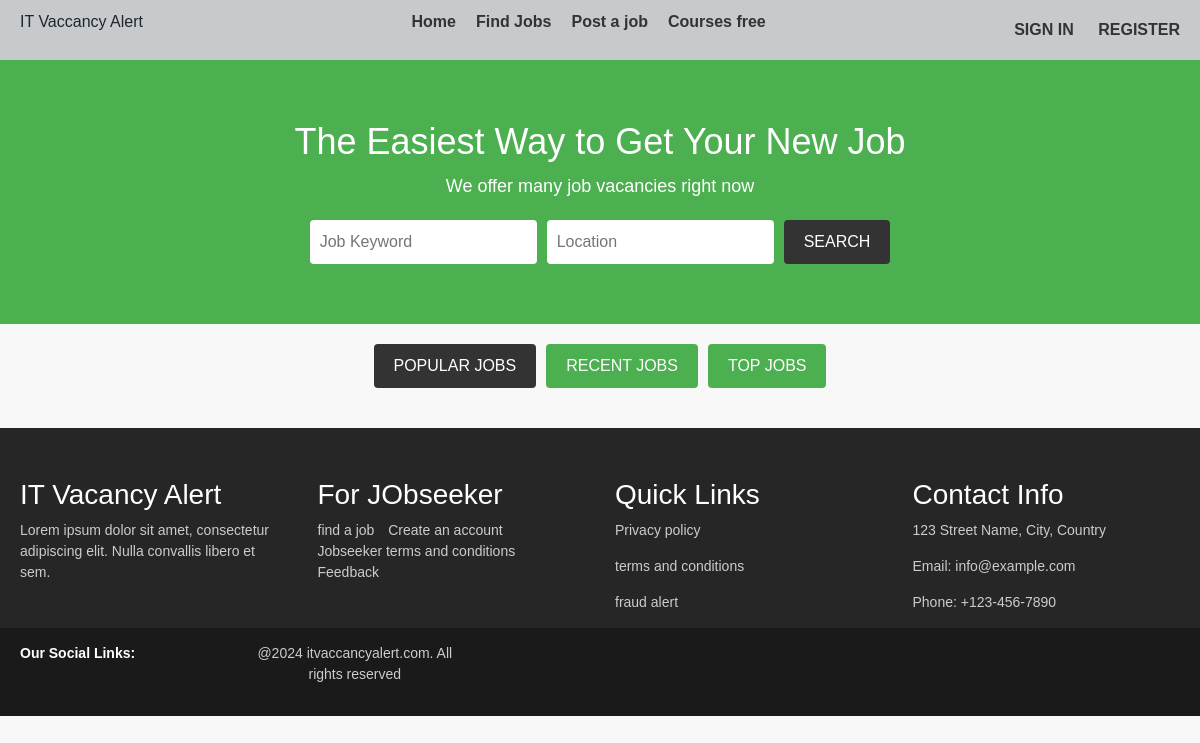
The app's page /, older data.
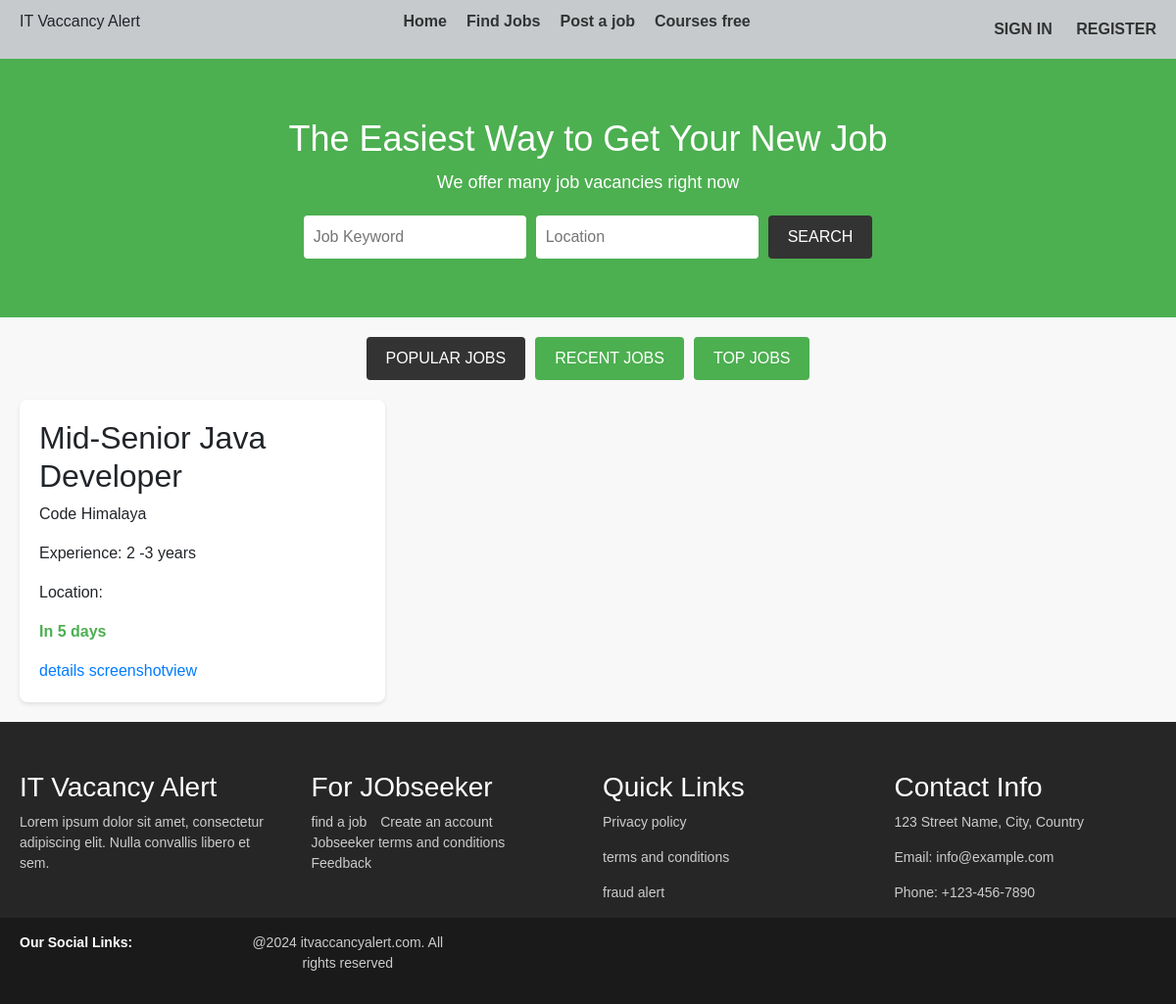
The same page, newer data.
### image_gen/models.py (models this page shows, shortened)
class JobListing(models.Model):
    company = models.ForeignKey(Company, on_delete=models.CASCADE)
    position = models.CharField(max_length=100)
    experience = models.CharField(max_length=10, help_text='2-3 Years')
    Employement_type  = models.CharField(max_length=50, choices=[
        ('Full-Time', 'Full-Time'),
        ('On-site Full-Time', 'On-site Full-Time'),
        ('Part-Time', 'Part-Time'),
        ('Remote', 'Remote'),
        ('Internship', 'Internship')
    ])
    Seniority_level = models.CharField(max_length=50, choices=[
        ('Junior', 'Junior'),
        ('Mid-Level', 'Mid-Level'),
        ('Senior', 'Senior'),
        ('Team Lead', 'Team Lead'),
        ('Project Manager', 'Project Manager')
    ])
    salary = models.CharField(max_length=100, default='Negotiable/Not Disclosed')
    deadline = models.DateTimeField(blank=True, null=True)
    date_published = models.DateTimeField(auto_now_add=True)
    application_link = models.URLField(blank=True, null=True)
    application_email = models.EmailField(blank=True, null=True)
    no_of_vaccancy = models.CharField(max_length=5,blank=True, null=True)
    education_level = models.CharField(max_length=100, blank=True, null=True)
    vac_img = models.ImageField(upload_to='vaccancy', null=True, blank=True)
    about_job = models.TextField()
    qualifications = models.TextField()
    responsibilities = models.TextField(blank=True, null=True)
    technical_skills = models.TextField(blank=True, null=True)
    benefits = models.TextField(blank=True, null=True)
    additional_information = models.TextField(blank=True, null=True)
    Job_views = models.PositiveIntegerField(default=0)
    application_count = models.PositiveIntegerField(default=0)

class Company(models.Model):
    name = models.CharField(max_length=100)
    about = models.TextField(blank=True, null=True)
    email = models.EmailField(blank=True, null=True)
    website = models.URLField(blank=True, null=True)
    address = models.CharField(max_length=200, blank=True, null=True)
    phone_number = models.CharField(max_length=20, blank=True, null=True)
    established_date = models.DateField(blank=True, null=True)
    size = models.CharField(max_length=50, blank=True, null=True)
    logo = models.ImageField(upload_to='company_logos/', blank=True, null=True)
    industry = models.ForeignKey(Industry, on_delete=models.SET_NULL, null=True, blank=True)
    def __str__(self):
        return self.name

### image_gen/views.py (the view)
# urls.py: path('', views.listings, name='listings'),
def listings(request):
    jobs = JobListing.objects.all()
    return render(request, 'dashboard.html', {'jobs': jobs})

### image_gen/templates/dashboard.html (shortened to what this page needs)
{% extends 'base.html' %}
{% block content %}
<main>
    <div class="search-section">
        <h1>The Easiest Way to Get Your New Job</h1>
        <p>We offer many job vacancies right now</p>
        <form class="search-form">
            <input type="text" placeholder="Job Keyword">
            <input type="text" placeholder="Location">
            <button type="submit">SEARCH</button>
        </form>
    </div>
    <div class="job-section">
        <div class="tabs">
            <button class="tab-link active">POPULAR JOBS</button>
            <button class="tab-link">RECENT JOBS</button>
            <button class="tab-link">TOP JOBS</button>
        </div>
        <div class="job-list">
            {% for job in jobs %}
            <div class="job-card" onclick="location.href='{% url 'job_listing_details' job.id %}'">
                <h2>{{ job.position }}</h2>
                <p>{{ job.company }}</p>
                <p>Experience: {{ job.experience }}</p>
                <p>Location: {{ job.location }}</p>
                <p class="days-left">In 5 days</p>
                <a href="{% url 'job_listing_details' job.id %}">details</a>
                <a href="{% url 'screenshotview' job.id %}">screenshotview</a>
            </div>
            {% endfor %}
        </div>
    </div>
</main>
{% endblock %}

Row changes from the older to the newer data that the page shows:
added JobListing: position "Mid-Senior Java Developer", company "Code Himalaya", experience "2 -3 years"
